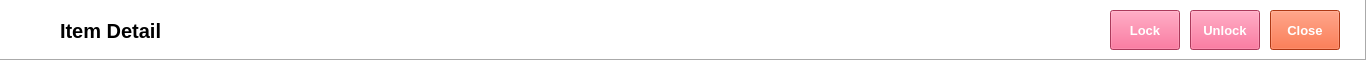
  <widget class="QFrame" name="frame">
   <property name="geometry">
    <rect>
     <x>0</x>
     <y>0</y>
     <width>1366</width>
     <height>60</height>
    </rect>
   </property>
   <property name="autoFillBackground">
    <bool>false</bool>
   </property>
   <property name="styleSheet">
    <string notr="true">background-color: rgb(255, 255, 255);</string>
   </property>
   <property name="frameShape">
    <enum>QFrame::Panel</enum>
   </property>
   <property name="frameShadow">
    <enum>QFrame::Raised</enum>
   </property>
   <widget class="QLabel" name="label">
    <property name="geometry">
     <rect>
      <x>10</x>
      <y>10</y>
      <width>38</width>
      <height>32</height>
     </rect>
    </property>
    <property name="text">
     <string/>
    </property>
    <property name="pixmap">
     <pixmap>../../Documents/GitHub/python-pos/img/Item.png</pixmap>
    </property>
    <property name="scaledContents">
     <bool>true</bool>
    </property>
   </widget>
   <widget class="QLabel" name="label_2">
    <property name="geometry">
     <rect>
      <x>60</x>
      <y>10</y>
      <width>171</width>
      <height>41</height>
     </rect>
    </property>
    <property name="font">
     <font>
      <family>Segoe UI</family>
      <pointsize>15</pointsize>
      <bold>true</bold>
     </font>
    </property>
    <property name="text">
     <string>Item Detail</string>
    </property>
    <property name="textFormat">
     <enum>Qt::PlainText</enum>
    </property>
   </widget>
   <widget class="QPushButton" name="pushButtonClose">
    <property name="geometry">
     <rect>
      <x>1270</x>
      <y>10</y>
      <width>70</width>
      <height>40</height>
     </rect>
    </property>
    <property name="font">
     <font>
      <family>Segoe UI</family>
      <pointsize>10</pointsize>
      <bold>true</bold>
     </font>
    </property>
    <property name="styleSheet">
     <string notr="true">background-color: rgb(243, 79, 28);
color: rgb(255, 255, 255);</string>
    </property>
    <property name="text">
     <string>Close</string>
    </property>
    <property name="flat">
     <bool>false</bool>
    </property>
   </widget>
   <widget class="QPushButton" name="pushButtonUnlock">
    <property name="geometry">
     <rect>
      <x>1190</x>
      <y>10</y>
      <width>70</width>
      <height>40</height>
     </rect>
    </property>
    <property name="font">
     <font>
      <family>Segoe UI</family>
      <pointsize>10</pointsize>
      <bold>true</bold>
     </font>
    </property>
    <property name="autoFillBackground">
     <bool>false</bool>
    </property>
    <property name="styleSheet">
     <string notr="true">background-color: rgb(240, 80, 128);
color: rgb(255, 255, 255);</string>
    </property>
    <property name="text">
     <string>Unlock</string>
    </property>
   </widget>
   <widget class="QPushButton" name="pushButtonLock">
    <property name="geometry">
     <rect>
      <x>1110</x>
      <y>10</y>
      <width>70</width>
      <height>40</height>
     </rect>
    </property>
    <property name="font">
     <font>
      <family>Segoe UI</family>
      <pointsize>10</pointsize>
      <bold>true</bold>
     </font>
    </property>
    <property name="autoFillBackground">
     <bool>false</bool>
    </property>
    <property name="styleSheet">
     <string notr="true">background-color: rgb(240, 80, 128);
color: rgb(255, 255, 255);</string>
    </property>
    <property name="text">
     <string>Lock</string>
    </property>
   </widget>
  </widget>
